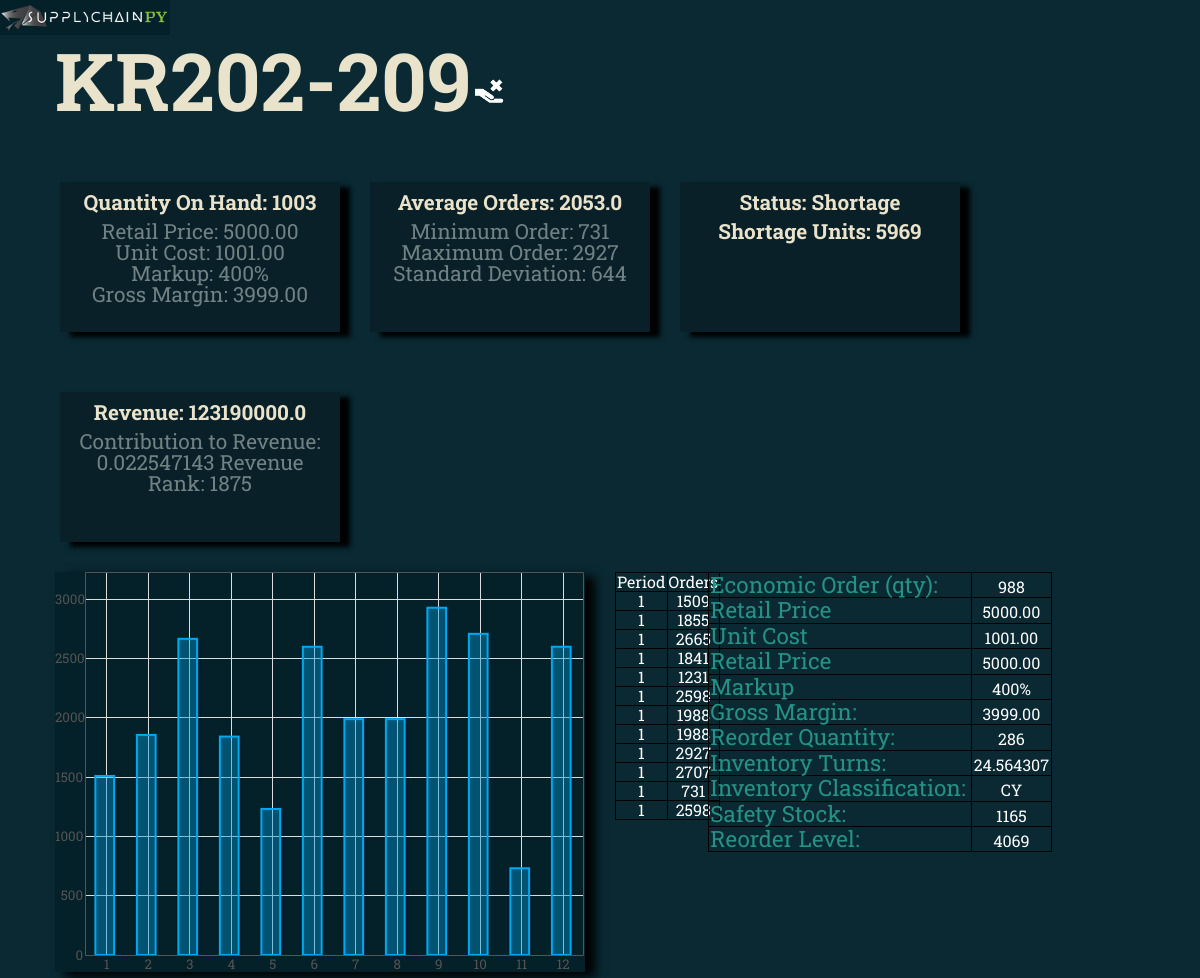
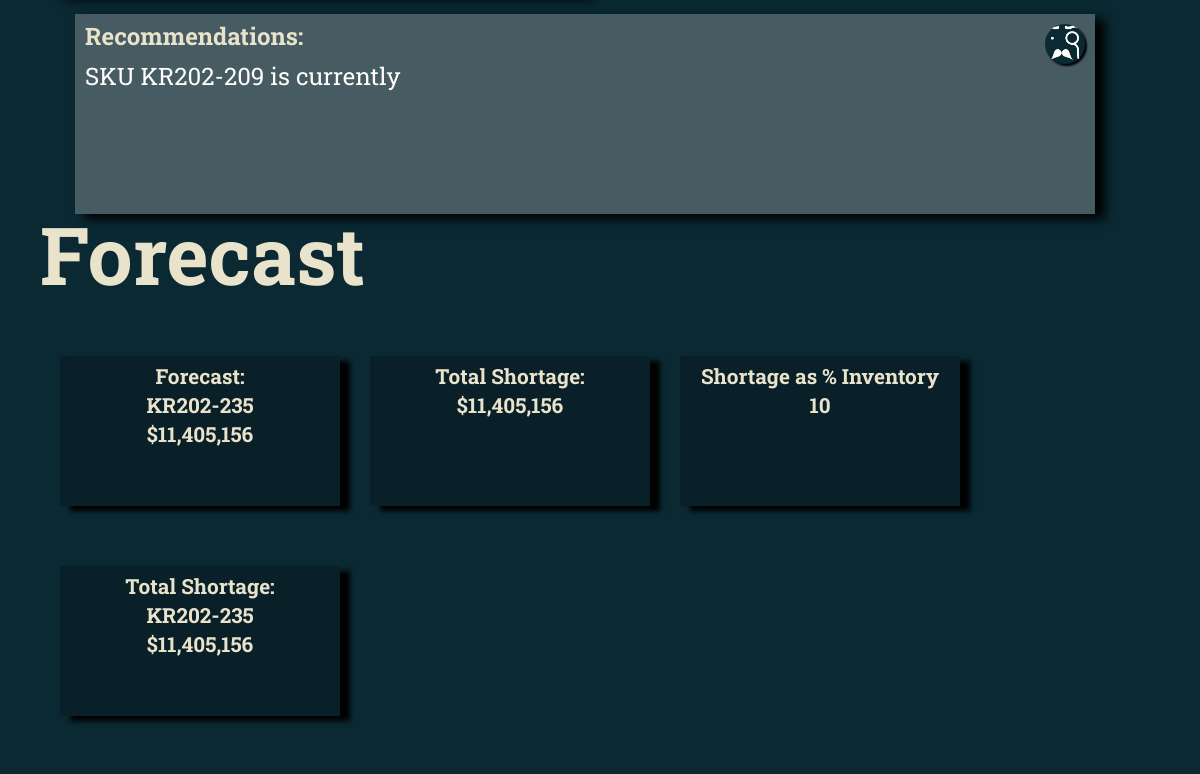
/sku_detail/1, run on the app's committed database (2 pictures, top to bottom).
### supplychainpy/reporting/views.py (models this page shows, shortened)
class InventoryAnalysis(db.Model):
    __table_args__ = {'sqlite_autoincrement': True}
    id = db.Column(db.Integer(), primary_key=True)
    sku_id = db.Column(db.Integer, db.ForeignKey('master_sku_list.id'))
    abc_xyz_classification = db.Column(db.String(2))
    standard_deviation = db.Column(db.Integer())
    safety_stock = db.Column(db.Integer())
    reorder_level = db.Column(db.Integer())
    economic_order_quantity = db.Column(db.Integer())
    demand_variability = db.Column(db.Integer())
    average_orders = db.Column(db.Float())
    shortages = db.Column(db.Integer())
    excess_stock = db.Column(db.Integer())
    reorder_quantity = db.Column(db.Integer())
    economic_order_variable_cost = db.Column(db.Float())
    unit_cost = db.Column(db.Numeric(12, 2))
    revenue = db.Column(db.Float())
    date = db.Column(db.DateTime())
    safety_stock_rank = db.Column(db.Integer())
    shortage_rank = db.Column(db.Integer())
    excess_cost = db.Column(db.Numeric(12, 2))
    percentage_contribution_revenue = db.Column(db.Float)
    excess_rank = db.Column(db.Integer())
    retail_price = db.Column(db.Numeric(18, 2))
    gross_profit_margin = db.Column(db.Numeric(12, 2))
    min_order = db.Column(db.Integer())
    safety_stock_cost = db.Column(db.Numeric(18, 2))
    revenue_rank = db.Column(db.Integer())
    markup_percentage = db.Column(db.Float())
    max_order = db.Column(db.Integer())
    shortage_cost = db.Column(db.Numeric(18, 2))
    quantity_on_hand = db.Column(db.Integer())
    currency_id = db.Column(db.Integer, db.ForeignKey('currency.id'))
    transaction_log_id = db.Column(db.Integer, db.ForeignKey('transaction_log.id'))
    orders_id = db.relationship("Orders", backref='demand', lazy='dynamic')
    inventory_turns = db.Column(db.Float())

class MasterSkuList(db.Model):
    __table_args__ = {'sqlite_autoincrement': True}
    id = db.Column(db.Integer(), primary_key=True)
    sku_id = db.Column(db.String(255))
    analysis = db.relationship("InventoryAnalysis", backref='sku', lazy='dynamic')

class Orders(db.Model):
    __table_args__ = {'sqlite_autoincrement': True}
    id = db.Column(db.Integer(), primary_key=True)
    analysis_id = db.Column(db.Integer, db.ForeignKey('inventory_analysis.id'))
    order_quantity = db.Column(db.Integer())
    rank = db.Column(db.Integer())

### supplychainpy/reporting/views.py (the view)
@app.route('/sku_detail', methods=['GET'])
@app.route('/sku_detail/<string:sku_id>', methods=['GET'])
def sku(sku_id: str = None):
    if sku_id is not None:
        sku = db.session.query(MasterSkuList).filter(MasterSkuList.id == sku_id).first()
        inventory = db.session.query(InventoryAnalysis).filter(InventoryAnalysis.sku_id == sku.id).all()
        inven = db.session.query(InventoryAnalysis.id).filter(InventoryAnalysis.sku_id == sku.id).first()
        orders = db.session.query(Orders).filter(Orders.analysis_id == inven.id).order_by(
            asc(Orders.rank)).all()
    return flask.render_template('sku.html', inventory=inventory, orders= orders)

### supplychainpy/reporting/templates/sku.html (shortened to what this page needs)
{% extends "base.html" %}
{% block body%}
<div class="container-fluid">
    <div>
        {% for sku in inventory %}
        {% if (sku.excess_stock > sku.shortages) %}
        <p>
        <h2> {{sku.sku.sku_id}}<img src="{{ url_for('static', filename='excess.png') }}"></h2></p>
        {% elif (sku.excess_stock < sku.shortages) %}
        <p>
        <h2> {{sku.sku.sku_id}}<img src="{{ url_for('static', filename='shortages.png') }}"></h2></p>
        {% else %}
        <p>
        <h2> {{sku.sku.sku_id}}<img src="{{ url_for('static', filename='healthy.png') }}"></h2></p>
        {% endif %}
        {% endfor %}
    </div>
    <div class=" row">
        {% for sku in inventory %}
        <div class=" slate col-md-3">
            <div class=" row">
                <p>
                <h1>Quantity On Hand: {{sku.quantity_on_hand}}</h1></p>
            </div>
            <p>Retail Price: <strong>{{sku.retail_price}}</strong></p>
            <p>Unit Cost: <strong> {{sku.unit_cost}}</strong></p>
            <p>Markup: <strong> {{(sku.markup_percentage * 100)|round(0)|int}}%</strong></p>
            <p1>Gross Margin: <strong> {{sku.gross_profit_margin}}</strong></p1>
        </div>
        <div class=" slate col-md-3">
            <h1>Average Orders: <strong>{{sku.average_orders}}</strong></h1>
            <p>Minimum Order: <strong>{{sku.min_order}}</strong></p>
            <p>Maximum Order: <strong>{{sku.max_order}}</strong></p>
            <p>Standard Deviation: <strong>{{sku.standard_deviation}}</strong></p>
        </div>
        <div class=" slate col-md-3">
            <div class=" row">
                {% if (sku.excess_stock > sku.shortages) %}
                <h3>Status: <strong>Excess</strong></h3>
                <h3>Excess Units: {{sku.excess_stock}}</h3>
                {% elif (sku.excess_stock < sku.shortages) %}
                <h3>Status: <strong>Shortage</strong></h3>
                <h3>Shortage Units: {{sku.shortages}}</h3>
                {% else %}
                <h3>Status: <strong>Healthy</strong></h3>
                {% endif %}
            </div>
        </div>
        <div class=" slate col-md-3">
            <h1>Revenue: <strong>{{sku.revenue}}</strong></h1>
            <p1>Contribution to Revenue: <strong> {{sku.percentage_contribution_revenue *100}}</strong></p1>
            <p1>Revenue Rank: <strong> {{sku.revenue_rank}}</strong></p1>
        </div>
        {% endfor %}
    </div>
    <div class=" row">
        <div class="  col-lg-6">
            <div id="demand-chart"></div>
        </div>
        <div class="  col-md-1">
            <table>
                <thead>
                <tr>
                    <td>Period</td>
                    <td>Orders</td>
                </tr>
                </thead>
                <tbody id="orders-data">
                {% set count = 1 %}
                {% for order in orders %}
                <tr>
                    <td>
                        {{ count }}
                        {% set count = count + 1 %}
                    </td>
                    <td class="orders-raw-data">
                        {{order.order_quantity}}
                    </td>
                </tr>
                {% endfor %}
                </tbody>
            </table>
        </div>
        <div class="  col-lg-4">
            <table id="inventory-summary-table" style="width:100%">
                {% for sku in inventory %}
                <tr>
                    <th>Economic Order (qty):</th>
                    <td>{{sku.economic_order_quantity}}</td>
                </tr>
                <tr>
                    <th>Retail Price</th>
                    <td>{{sku.retail_price}}</td>
                </tr>
                <tr>
                    <th>Unit Cost</th>
                    <td>{{sku.unit_cost}}</td>
                </tr>
                <tr>
                    <th>Retail Price</th>
                    <td>{{sku.retail_price}}</td>
                </tr>
                <tr>
                    <th>Markup</th>
                    <td>{{(sku.markup_percentage * 100)|round(0)|int}}%</td>
                </tr>
                <tr>
                    <th>Gross Margin:</th>
                    <td>{{sku.gross_profit_margin}}</td>
                </tr>
                <tr>
                    <th>Reorder Quantity:</th>
                    <td>{{sku.reorder_quantity}}</td>
                </tr>
                <tr>
                    <th>Inventory Turns:</th>
                    <td>{{sku.inventory_turns}}</td>
                </tr>
                <tr>
                    <th>Inventory Classification:</th>
                    <td>{{sku.abc_xyz_classification}}</td>
                </tr>
                <tr>
                    <th>Safety Stock:</th>
                    <td>{{sku.safety_stock}}</td>
                </tr>
                <tr>
                    <th>Reorder Level:</th>
                    <td>{{sku.reorder_level}}</td>
                </tr>
            </table>
        </div>
    </div>
    <div class="row scribble-panel">
        <div class="row">
            <div class="col-xs-10">
                <h3>Recommendations:</h3>
            </div>
            <div class=" col-xs-2">
                <img id="oldchap" src="{{ url_for('static', filename='oldchap.png') }}">
            </div>
        </div>
        <p>SKU {{sku.sku.sku_id}} is currently </p>
    </div>
    {% endfor %}
    <div class=" row">
        <h2> Forecast</h2>
        <div class=" slate col-md-3">
            <h1>Forecast: </h1>
            <h1><strong>KR202-235</strong></h1>
            <h1><strong>$11,405,156</strong></h1>
        </div>
        <div class=" slate col-md-3">
            <h1>Total Shortage: </h1>
            <h1><strong>$11,405,156</strong></h1>
        </div>
        <div class=" slate col-md-3">
            <h1>Shortage as % Inventory </h1>
            <h1><strong>10</strong></h1>
        </div>
        <div class=" slate col-md-3">
            <h1>Total Shortage: </h1>
            <h1><strong>KR202-235</strong></h1>
            <h1><strong>$11,405,156</strong></h1>
        </div>
    </div>
</div>
</div>
{% endblock %}

### supplychainpy/reporting/templates/base.html (shortened to what this page needs)
<!DOCTYPE html>
<html lang="en">
<link rel="stylesheet" href="{{ url_for('static', filename='bootstrap.css') }}">
<link rel="stylesheet" href="{{ url_for('static', filename='auxiliary.css') }}">
<link rel="stylesheet" type="text/css" href="//cdn.datatables.net/1.10.12/css/jquery.dataTables.css">
</head>
<body>
<nav class="active-nav">
    <a href="#" class="nav-toggle-btn">
        <img src="{{ url_for('static', filename='logo.png') }}">
    </a>
</nav>
<div class="content container-fluid">
    {% block body%}
    {% endblock %}
</body>
</html>

### supplychainpy/reporting/static/auxiliary.css (style rules this page uses)
a, abbr, acronym, address, applet, article, aside, audio, b, big, blockquote, body, canvas, caption, center, cite, code, dd, del, details, dfn, div, dl, dt, em, embed, fieldset, figcaption, figure, footer, form, h1, h2, h3, h4, h5, h6, header, hgroup, html, i, iframe, img, ins, kbd, label, legend, li, mark, menu, nav, object, ol, output, p, pre, q, ruby, s, samp, section, small, span, strike, strong, sub, summary, sup, table, tbody, td, tfoot, th, thead, time, tr, tt, u, ul, var, video { margin: 0; padding: 0; border: 0; font: inherit; vertical-align: baseline }
article, aside, details, figcaption, figure, footer, header, hgroup, menu, nav, section { display: block }
body { line-height: 1 }
table { border-collapse: collapse; border-spacing: 0 }
body { background-color: #0A2933; color: #708284; font-family: "Roboto Slab"; font-size: 1em; }
.content { padding-top: 40px; padding-left: 40px; padding-right: 40px; height: 2000px; background-color: #0A2933; transition: transform3d 0.8s ease; }
table, th, td { color: white; border: 1px solid black; border-collapse: collapse; border-spacing: 5px; }
th, td { padding: 1px; font-family: "Roboto Slab", "ff-tisa-web-pro", "Georgia", Arial, sans-serif; text-align: center; }
th { color: #259286; font-size: 1.4em; }
h1, h2, h3, h4, h5, h6 { font-family: 'Roboto Slab', "Helvetica Neue", Helvetica, sans-serif; font-weight: 700; color: #EAE3CB; margin-bottom: .4em; }
h2 { font-size: 5em; }
body { overflow-x: hidden; }
nav { position: fixed; z-index: 1000; top: 0; bottom: 0; width: 100px; background-color: #042029; transform: translate3d(-100px, 0, 0); transition: transform 0.2s ease; }
.nav-toggle-btn { display: block; position: absolute; left: 100px; width: 170px; height: 35px; background: #042029; }
* { margin: 0; padding: 0; }
.slate { margin-top: 30px; margin-bottom: 30px; margin-right: 10px; padding-top: 10px; padding-bottom: 10px; background-color: #092029; max-width: 300px; height: 150px; font-size: 1.3em; text-align: center; margin-left: 20px; box-shadow: 10px 5px 5px black; }
.scribble-panel { background-color: #475B62; min-width: 400px; min-height: 200px; margin-top: 20px; margin-left: 20px; margin-right: 50px; font-size: 1.5em; box-shadow: 10px 5px 10px black; padding: 10px; color: white; }
#demand-chart { width: 100%; height: 400px; box-shadow: 10px 5px 10px black; background-color: #042029; }
#oldchap { float: right; width: 40px; height: 40px; border-radius: 20px; box-shadow: 2px 2px 2px black; background-color: #0A2933; }
#inventory-summary-table th { text-align: left; }

### data on the page
InventoryAnalysis: sku.sku_id "KR202-209", excess_stock 0 (drawn), quantity_on_hand "1003", retail_price "5000.00", unit_cost "1001.00", (sku.markup_percentage*100)|round(0)|int "400", gross_profit_margin "3999.00", average_orders "2053.0", min_order "731", max_order "2927", standard_deviation "644", shortages "5969", revenue "123190000.0", sku.percentage_contribution_revenue*100 "0.022547143", revenue_rank "1875", economic_order_quantity "988", reorder_quantity "286", inventory_turns "24.564307", abc_xyz_classification "CY", safety_stock "1165", reorder_level "4069"
Orders: count "1", order_quantity "1509"
Orders: analysis "1", order_quantity "1855"
Orders: analysis "1", order_quantity "2665"
Orders: analysis "1", order_quantity "1841"
Orders: analysis "1", order_quantity "1231"
Orders: analysis "1", order_quantity "2598"
Orders: analysis "1", order_quantity "1988"
Orders: analysis "1", order_quantity "1988"
Orders: analysis "1", order_quantity "2927"
Orders: analysis "1", order_quantity "2707"
Orders: analysis "1", order_quantity "731"
Orders: analysis "1", order_quantity "2598"
